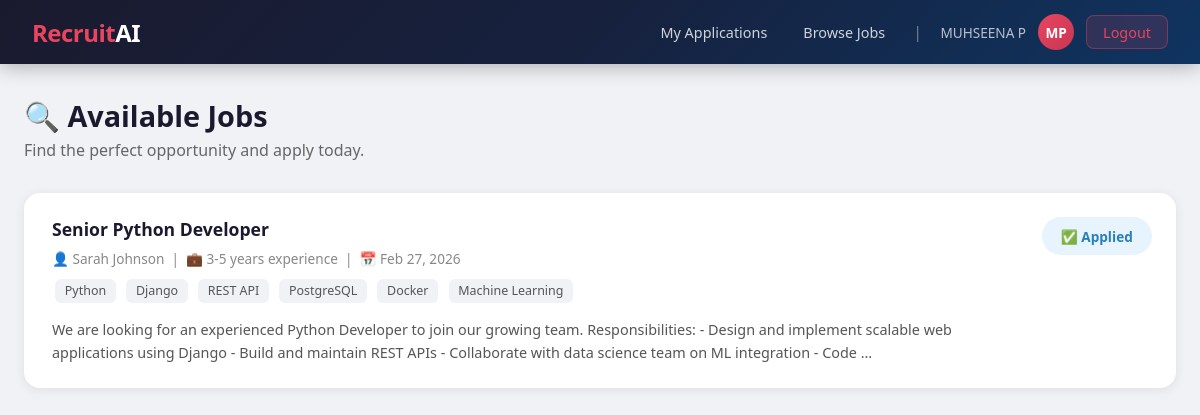
Page /jobs/ (signed in) on the committed database.
### core/models.py (models this page shows, shortened)
class Job(models.Model):
    hr = models.ForeignKey(User, on_delete=models.CASCADE, related_name='jobs')
    title = models.CharField(max_length=200)
    required_skills = models.TextField(help_text="Comma-separated skills")
    required_experience = models.CharField(max_length=100)
    description = models.TextField()
    start_date = models.DateField(null=True, blank=True)
    end_date = models.DateField(null=True, blank=True)
    created_at = models.DateTimeField(auto_now_add=True)
    updated_at = models.DateTimeField(auto_now=True)
    def get_skills_list(self):
        return [s.strip() for s in self.required_skills.split(',')]

### core/views.py (the view)
    @login_required
    def wrapper(request, *args, **kwargs):
        if not hasattr(request.user, 'profile') or not request.user.profile.is_candidate():
            messages.error(request, "Access denied. Candidates only.")
            return redirect('dashboard')
        return func(request, *args, **kwargs)

### core/models.py (called while the page is built)
    def is_hr(self):
        return self.role == 'hr'

    def is_candidate(self):
        return self.role == 'candidate'

### core/views.py (called while the page is built)
def require_candidate(func):
    @login_required
    def wrapper(request, *args, **kwargs):
        if not hasattr(request.user, 'profile') or not request.user.profile.is_candidate():
            messages.error(request, "Access denied. Candidates only.")
            return redirect('dashboard')
        return func(request, *args, **kwargs)
    wrapper.__name__ = func.__name__
    return wrapper

@require_candidate
def job_list(request):
    today = timezone.now().date()
    jobs = Job.objects.filter(
        Q(start_date__isnull=True) | Q(start_date__lte=today),
        Q(end_date__isnull=True) | Q(end_date__gte=today)
    ).select_related('hr')
    applied_job_ids = Application.objects.filter(
        candidate=request.user
    ).values_list('job_id', flat=True)
    return render(request, 'core/job_list.html', {
        'jobs': jobs,
        'applied_job_ids': list(applied_job_ids)
    })

### core/templates/core/job_list.html (shortened to what this page needs)
{% extends 'core/base.html' %}
{% block content %}
<div class="container">
    <div class="page-header">
        <h1>🔍 Available Jobs</h1>
        <p>Find the perfect opportunity and apply today.</p>
    </div>
    {% if jobs %}
    {% for job in jobs %}
    <div class="job-card">
        <div style="display:flex; justify-content:space-between; align-items:flex-start; flex-wrap:wrap; gap:1rem;">
            <div style="flex:1;">
                <div class="job-card-title">{{ job.title }}</div>
                <div class="job-card-meta">
                    👤 {{ job.hr.get_full_name|default:job.hr.username }} &nbsp;|&nbsp;
                    💼 {{ job.required_experience }} experience &nbsp;|&nbsp;
                    📅 {{ job.created_at|date:"M d, Y" }}
                </div>
                <div style="margin-top:0.5rem;">
                    {% for skill in job.get_skills_list %}
                    <span class="skill-tag">{{ skill }}</span>
                    {% endfor %}
                </div>
                <div style="margin-top:0.75rem; color:#555; font-size:0.9rem; line-height:1.6;">
                    {{ job.description|truncatewords:40 }}
                </div>
            </div>
            <div>
                {% if job.pk in applied_job_ids %}
                <span class="badge badge-applied" style="padding:0.6rem 1.2rem; font-size:0.85rem;">✅ Applied</span>
                {% else %}
                <a href="{% url 'apply_job' job.pk %}" class="btn btn-primary">Apply Now →</a>
                {% endif %}
            </div>
        </div>
    </div>
    {% endfor %}
    {% else %}
    <div class="card" style="text-align:center; padding:3rem;">
        <div style="font-size:3rem; margin-bottom:1rem;">📭</div>
        <p style="color:#888;">No jobs available at the moment. Check back soon!</p>
    </div>
    {% endif %}
</div>
{% endblock %}

### core/templates/core/base.html (shortened to what this page needs)
<!DOCTYPE html>
<html lang="en">
<head>
</head>
<body>
{% if user.is_authenticated %}
<nav class="navbar">
    <a href="{% url 'dashboard' %}" class="navbar-brand">Recruit<span>AI</span></a>
    <div class="navbar-nav">
        {% if user.profile.is_hr %}
            <a href="{% url 'hr_dashboard' %}" class="nav-link">Dashboard</a>
            <a href="{% url 'create_job' %}" class="nav-link">+ New Job</a>
            <a href="{% url 'hr_reports' %}" class="nav-link">Reports</a>
        {% else %}
            <a href="{% url 'candidate_dashboard' %}" class="nav-link">My Applications</a>
            <a href="{% url 'job_list' %}" class="nav-link">Browse Jobs</a>
        {% endif %}
        <span style="color:rgba(255,255,255,0.4); padding: 0 0.5rem;">|</span>
        <span class="nav-username">{{ user.get_full_name|default:user.username }}</span>
        <a href="{% url 'view_profile' %}" class="nav-avatar" title="View Profile">
            {{ user.first_name|first|upper }}{{ user.last_name|first|upper }}
        </a>
        <a href="{% url 'logout' %}" class="btn-logout" style="margin-left:0.5rem;">Logout</a>
    </div>
</nav>
{% endif %}
{% block content %}{% endblock %}
</body>
</html>

### core/templates/core/base.html (style rules this page uses)
* { box-sizing: border-box; margin: 0; padding: 0; }
body { font-family: 'Segoe UI', sans-serif; background: #f0f2f5; color: #333; min-height: 100vh; }
.navbar { background: linear-gradient(135deg, #1a1a2e 0%, #16213e 50%, #0f3460 100%); padding: 0 2rem; display: flex; align-items: center; justify-content: space-between; height: 64px; box-shadow: 0 2px 20px rgba(0,0,0,0.3); position: sticky; top: 0; z-index: 100; }
.navbar-brand { color: #e94560; font-size: 1.5rem; font-weight: 800; text-decoration: none; letter-spacing: -0.5px; }
.navbar-brand span { color: #fff; }
.navbar-nav { display: flex; gap: 0.25rem; align-items: center; }
.nav-link { color: rgba(255,255,255,0.8); text-decoration: none; padding: 0.5rem 1rem; border-radius: 8px; font-size: 0.9rem; transition: all 0.2s; }
.btn-logout { background: rgba(233,69,96,0.15); border: 1px solid rgba(233,69,96,0.4); color: #e94560; padding: 0.4rem 1rem; border-radius: 8px; cursor: pointer; font-size: 0.9rem; text-decoration: none; transition: all 0.2s; }
.nav-avatar { width: 36px; height: 36px; border-radius: 50%; background: linear-gradient(135deg, #e94560, #c73652); color: #fff; display: flex; align-items: center; justify-content: center; font-weight: 700; font-size: 0.85rem; cursor: pointer; text-decoration: none; margin-left: 0.5rem; transition: all 0.2s; }
.nav-username { color: rgba(255,255,255,0.7); font-size: 0.85rem; margin-left: 0.4rem; }
.container { max-width: 1200px; margin: 2rem auto; padding: 0 1.5rem; }
.page-header { margin-bottom: 2rem; }
.page-header h1 { font-size: 1.8rem; color: #1a1a2e; font-weight: 700; }
.page-header p { color: #666; margin-top: 0.25rem; }
.badge { display: inline-block; padding: 0.3rem 0.8rem; border-radius: 20px; font-size: 0.78rem; font-weight: 600; }
.badge-applied { background: #e8f4fd; color: #2980b9; }
.job-card { background: #fff; border-radius: 16px; padding: 1.5rem; box-shadow: 0 2px 12px rgba(0,0,0,0.08); margin-bottom: 1rem; border-left: 4px solid transparent; transition: all 0.2s; }
.job-card-title { font-size: 1.1rem; font-weight: 700; color: #1a1a2e; }
.job-card-meta { color: #888; font-size: 0.85rem; margin: 0.5rem 0; }
.skill-tag { display: inline-block; background: #f0f2f5; color: #555; padding: 0.2rem 0.6rem; border-radius: 6px; font-size: 0.78rem; margin: 0.2rem; }

### rows in the picture
Job: title "Senior Python Developer", hr.get_full_name "Sarah Johnson", required_experience "3-5 years", created_at "Feb 27, 2026", get_skills_list "Python" "Django" "REST API" "PostgreSQL" "Docker" "Machine Learning", description "We are looking for an experienced Python Developer to join our growing team. Responsibilities: - Design and implement scalable web applications using Django - Build and maintain REST APIs - Collaborate with data science team on ML integration - Code …", shows "✅ Applied"

### other values in the picture
{{ user.get_full_name|default:user.username }} "MUHSEENA P"
{{ user.first_name|first|upper }} "M"
{{ user.last_name|first|upper }} "P"
